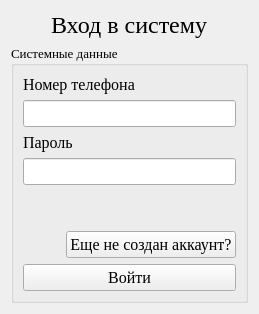
        <widget class="QWidget" name="page_2">
         <layout class="QGridLayout" name="gridLayout_5">
          <item row="1" column="0">
           <widget class="QGroupBox" name="groupBox_4">
            <property name="font">
             <font>
              <family>Georgia</family>
              <pointsize>10</pointsize>
             </font>
            </property>
            <property name="title">
             <string>Системные данные</string>
            </property>
            <layout class="QVBoxLayout" name="verticalLayout_12">
             <item>
              <layout class="QVBoxLayout" name="verticalLayout_11">
               <item>
                <widget class="QLabel" name="label_11">
                 <property name="font">
                  <font>
                   <family>Georgia</family>
                   <pointsize>12</pointsize>
                  </font>
                 </property>
                 <property name="text">
                  <string>Номер телефона</string>
                 </property>
                </widget>
               </item>
               <item>
                <widget class="QLineEdit" name="lineEdit_9">
                 <property name="font">
                  <font>
                   <family>Georgia</family>
                   <pointsize>12</pointsize>
                  </font>
                 </property>
                 <property name="text">
                  <string/>
                 </property>
                </widget>
               </item>
               <item>
                <widget class="QLabel" name="label_12">
                 <property name="font">
                  <font>
                   <family>Georgia</family>
                   <pointsize>12</pointsize>
                  </font>
                 </property>
                 <property name="text">
                  <string>Пароль</string>
                 </property>
                </widget>
               </item>
               <item>
                <widget class="QLineEdit" name="lineEdit_11">
                 <property name="font">
                  <font>
                   <family>Georgia</family>
                   <pointsize>12</pointsize>
                  </font>
                 </property>
                 <property name="text">
                  <string/>
                 </property>
                </widget>
               </item>
               <item>
                <spacer name="verticalSpacer_4">
                 <property name="orientation">
                  <enum>Qt::Vertical</enum>
                 </property>
                 <property name="sizeHint" stdset="0">
                  <size>
                   <width>20</width>
                   <height>40</height>
                  </size>
                 </property>
                </spacer>
               </item>
              </layout>
             </item>
             <item>
              <layout class="QVBoxLayout" name="verticalLayout_15">
               <item>
                <layout class="QHBoxLayout" name="horizontalLayout_6">
                 <item>
                  <spacer name="horizontalSpacer_5">
                   <property name="orientation">
                    <enum>Qt::Horizontal</enum>
                   </property>
                   <property name="sizeHint" stdset="0">
                    <size>
                     <width>40</width>
                     <height>20</height>
                    </size>
                   </property>
                  </spacer>
                 </item>
                 <item>
                  <widget class="QPushButton" name="pushButton_3">
                   <property name="font">
                    <font>
                     <family>Georgia</family>
                     <pointsize>12</pointsize>
                    </font>
                   </property>
                   <property name="text">
                    <string>Еще не создан аккаунт?</string>
                   </property>
                  </widget>
                 </item>
                </layout>
               </item>
               <item>
                <widget class="QPushButton" name="pushButton_4">
                 <property name="font">
                  <font>
                   <family>Georgia</family>
                   <pointsize>12</pointsize>
                  </font>
                 </property>
                 <property name="text">
                  <string>Войти</string>
                 </property>
                </widget>
               </item>
              </layout>
             </item>
            </layout>
           </widget>
          </item>
          <item row="0" column="0">
           <layout class="QHBoxLayout" name="horizontalLayout_5">
            <item>
             <spacer name="horizontalSpacer_3">
              <property name="orientation">
               <enum>Qt::Horizontal</enum>
              </property>
              <property name="sizeHint" stdset="0">
               <size>
                <width>40</width>
                <height>20</height>
               </size>
              </property>
             </spacer>
            </item>
            <item>
             <widget class="QLabel" name="label_14">
              <property name="font">
               <font>
                <family>Georgia</family>
                <pointsize>18</pointsize>
                <weight>50</weight>
                <italic>false</italic>
                <bold>false</bold>
               </font>
              </property>
              <property name="text">
               <string>Вход в систему</string>
              </property>
             </widget>
            </item>
            <item>
             <spacer name="horizontalSpacer_4">
              <property name="orientation">
               <enum>Qt::Horizontal</enum>
              </property>
              <property name="sizeHint" stdset="0">
               <size>
                <width>40</width>
                <height>20</height>
               </size>
              </property>
             </spacer>
            </item>
           </layout>
          </item>
         </layout>
         <zorder>groupBox_4</zorder>
         <zorder></zorder>
        </widget>
